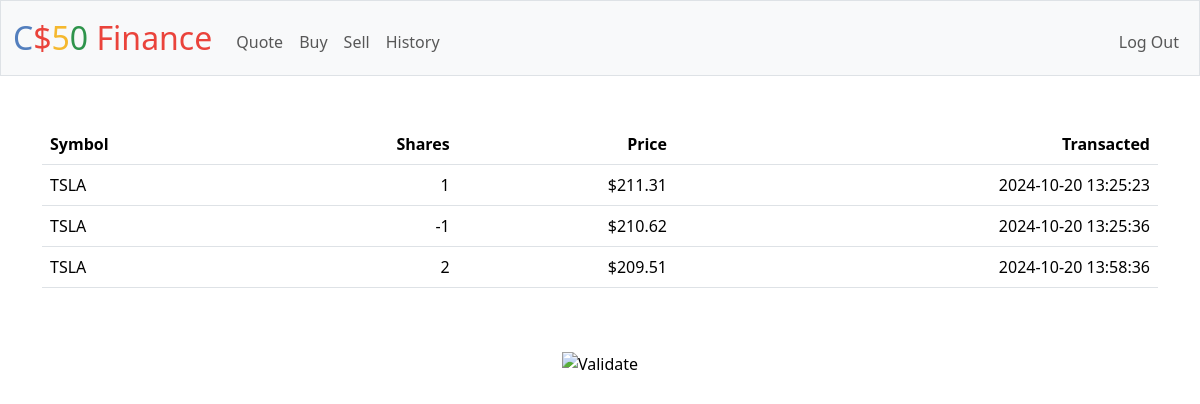
The app's page /history (signed in) with its own data.
### tables this page shows
CREATE TABLE history ('id' INTEGER NOT NULL, 'symbol' TEXT, 'shares' INTEGER, 'price' NUMERIC, 'transacted' DATETIME DEFAULT CURRENT_TIMESTAMP);

### app.py (the view)
@app.route("/history")
@login_required
def history():
    rows = db.execute("SELECT * FROM history WHERE id = ? ", session["user_id"])
    return render_template("history.html", rows=rows)

### app.py (called while the page is built)
@app.after_request
def after_request(response):
    response.headers["Cache-Control"] = "no-cache, no-store, must-revalidate"
    response.headers["Expires"] = 0
    response.headers["Pragma"] = "no-cache"
    return response

### helpers.py (called while the page is built)
def login_required(f):
    @wraps(f)
    def decorated_function(*args, **kwargs):
        if session.get("user_id") is None:
            return redirect("/login")
        return f(*args, **kwargs)
    return decorated_function

def usd(value):
    return f"${value:,.2f}"

### templates/history.html (shortened to what this page needs)
{% extends "layout.html" %}
{% block main %}
    <table class="table">
        <thead>
            <th class="text-start">Symbol</th>
            <th class="text-end">Shares</th>
            <th class="text-end">Price</th>
            <th class="text-end">Transacted</th>
        </thead>
        <tbody>
            {% for row in rows %}
                    <tr>
                        <td class="text-start">{{ row.symbol }}</td>
                        <td class="text-end">{{ row.shares }}</td>
                        <td class="text-end">{{ row.price | usd }}</td>
                        <td class="text-end">{{ row.transacted }}</td>
                    </tr>
            {% endfor %}
        </tbody>
    </table>
{% endblock %}

### records on screen
history: symbol "TSLA", shares "1", price "$211.31", transacted "2024-10-20 13:25:23"
history: symbol "TSLA", shares "-1", price "$210.62", transacted "2024-10-20 13:25:36"
history: symbol "TSLA", shares "2", price "$209.51", transacted "2024-10-20 13:58:36"
